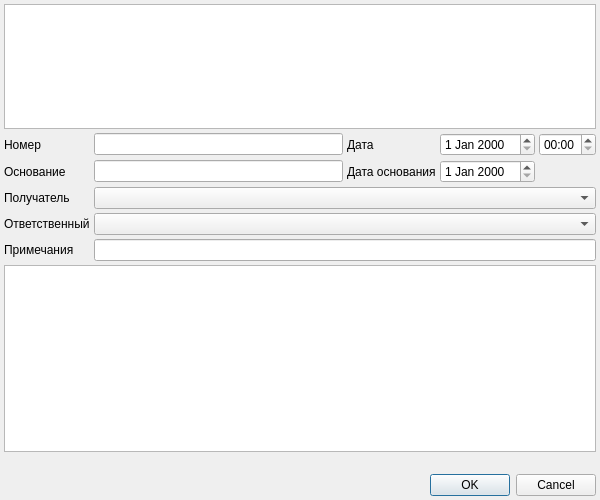
<?xml version="1.0" encoding="UTF-8"?>
<ui version="4.0">
 <class>ClientRefundInvoiceDialog</class>
 <widget class="QDialog" name="ClientRefundInvoiceDialog">
  <property name="geometry">
   <rect>
    <x>0</x>
    <y>0</y>
    <width>600</width>
    <height>500</height>
   </rect>
  </property>
  <property name="windowTitle">
   <string>Накладная на возврат ЛСиИМН от пациента</string>
  </property>
  <layout class="QGridLayout" name="gridLayout">
   <property name="margin">
    <number>4</number>
   </property>
   <property name="spacing">
    <number>4</number>
   </property>
   <item row="0" column="0" colspan="5">
    <widget class="CTextBrowser" name="txtClientInfoBrowser">
     <property name="sizePolicy">
      <sizepolicy hsizetype="Expanding" vsizetype="Preferred">
       <horstretch>0</horstretch>
       <verstretch>0</verstretch>
      </sizepolicy>
     </property>
     <property name="minimumSize">
      <size>
       <width>0</width>
       <height>100</height>
      </size>
     </property>
     <property name="maximumSize">
      <size>
       <width>16777215</width>
       <height>130</height>
      </size>
     </property>
     <property name="focusPolicy">
      <enum>Qt::ClickFocus</enum>
     </property>
     <property name="whatsThis">
      <string>Описание пациента</string>
     </property>
     <property name="html">
      <string>&lt;!DOCTYPE HTML PUBLIC &quot;-//W3C//DTD HTML 4.0//EN&quot; &quot;http://www.w3.org/TR/REC-html40/strict.dtd&quot;&gt;
&lt;html&gt;&lt;head&gt;&lt;meta name=&quot;qrichtext&quot; content=&quot;1&quot; /&gt;&lt;style type=&quot;text/css&quot;&gt;
p, li { white-space: pre-wrap; }
&lt;/style&gt;&lt;/head&gt;&lt;body style=&quot; font-family:'Liberation Sans'; font-size:9pt; font-weight:400; font-style:normal;&quot;&gt;
&lt;p style=&quot;-qt-paragraph-type:empty; margin-top:0px; margin-bottom:0px; margin-left:0px; margin-right:0px; -qt-block-indent:0; text-indent:0px; font-family:'MS Shell Dlg 2'; font-size:8pt;&quot;&gt;&lt;br /&gt;&lt;/p&gt;&lt;/body&gt;&lt;/html&gt;</string>
     </property>
    </widget>
   </item>
   <item row="1" column="0">
    <widget class="QLabel" name="lblNumber">
     <property name="text">
      <string>Номер</string>
     </property>
     <property name="buddy">
      <cstring>edtNumber</cstring>
     </property>
    </widget>
   </item>
   <item row="1" column="1">
    <widget class="QLineEdit" name="edtNumber"/>
   </item>
   <item row="1" column="2">
    <widget class="QLabel" name="lblDate">
     <property name="sizePolicy">
      <sizepolicy hsizetype="Maximum" vsizetype="Preferred">
       <horstretch>0</horstretch>
       <verstretch>0</verstretch>
      </sizepolicy>
     </property>
     <property name="text">
      <string>Дата</string>
     </property>
     <property name="buddy">
      <cstring>edtDate</cstring>
     </property>
    </widget>
   </item>
   <item row="1" column="3">
    <widget class="CDateEdit" name="edtDate">
     <property name="sizePolicy">
      <sizepolicy hsizetype="Maximum" vsizetype="Fixed">
       <horstretch>0</horstretch>
       <verstretch>0</verstretch>
      </sizepolicy>
     </property>
    </widget>
   </item>
   <item row="1" column="4">
    <widget class="QTimeEdit" name="edtTime">
     <property name="sizePolicy">
      <sizepolicy hsizetype="Maximum" vsizetype="Fixed">
       <horstretch>0</horstretch>
       <verstretch>0</verstretch>
      </sizepolicy>
     </property>
     <property name="displayFormat">
      <string>HH:mm</string>
     </property>
    </widget>
   </item>
   <item row="2" column="0">
    <widget class="QLabel" name="lblReason">
     <property name="text">
      <string>Основание</string>
     </property>
     <property name="buddy">
      <cstring>edtReason</cstring>
     </property>
    </widget>
   </item>
   <item row="2" column="1">
    <widget class="QLineEdit" name="edtReason"/>
   </item>
   <item row="2" column="2">
    <widget class="QLabel" name="lblReasonDate">
     <property name="sizePolicy">
      <sizepolicy hsizetype="Maximum" vsizetype="Preferred">
       <horstretch>0</horstretch>
       <verstretch>0</verstretch>
      </sizepolicy>
     </property>
     <property name="text">
      <string>Дата основания</string>
     </property>
     <property name="buddy">
      <cstring>edtReasonDate</cstring>
     </property>
    </widget>
   </item>
   <item row="2" column="3">
    <widget class="CDateEdit" name="edtReasonDate">
     <property name="sizePolicy">
      <sizepolicy hsizetype="Maximum" vsizetype="Fixed">
       <horstretch>0</horstretch>
       <verstretch>0</verstretch>
      </sizepolicy>
     </property>
    </widget>
   </item>
   <item row="3" column="0">
    <widget class="QLabel" name="lblReceiver">
     <property name="sizePolicy">
      <sizepolicy hsizetype="Maximum" vsizetype="Preferred">
       <horstretch>0</horstretch>
       <verstretch>0</verstretch>
      </sizepolicy>
     </property>
     <property name="text">
      <string>Получатель</string>
     </property>
     <property name="buddy">
      <cstring>cmbReceiver</cstring>
     </property>
    </widget>
   </item>
   <item row="4" column="0">
    <widget class="QLabel" name="lblReceiverPerson">
     <property name="text">
      <string>Ответственный</string>
     </property>
     <property name="buddy">
      <cstring>cmbReceiverPerson</cstring>
     </property>
    </widget>
   </item>
   <item row="5" column="0">
    <widget class="QLabel" name="lblNote">
     <property name="text">
      <string>Примечания</string>
     </property>
     <property name="buddy">
      <cstring>edtNote</cstring>
     </property>
    </widget>
   </item>
   <item row="6" column="0" colspan="5">
    <widget class="CInDocTableView" name="tblItems">
     <property name="sizePolicy">
      <sizepolicy hsizetype="Preferred" vsizetype="Expanding">
       <horstretch>0</horstretch>
       <verstretch>0</verstretch>
      </sizepolicy>
     </property>
    </widget>
   </item>
   <item row="5" column="1" colspan="4">
    <widget class="QLineEdit" name="edtNote"/>
   </item>
   <item row="4" column="1" colspan="4">
    <widget class="CPersonComboBoxEx" name="cmbReceiverPerson">
     <property name="sizePolicy">
      <sizepolicy hsizetype="Expanding" vsizetype="Fixed">
       <horstretch>0</horstretch>
       <verstretch>0</verstretch>
      </sizepolicy>
     </property>
    </widget>
   </item>
   <item row="3" column="1" colspan="4">
    <widget class="CStorageComboBox" name="cmbReceiver">
     <property name="sizePolicy">
      <sizepolicy hsizetype="Expanding" vsizetype="Fixed">
       <horstretch>0</horstretch>
       <verstretch>0</verstretch>
      </sizepolicy>
     </property>
    </widget>
   </item>
   <item row="7" column="0" colspan="5">
    <widget class="QLabel" name="lblSummaryInfo">
     <property name="text">
      <string/>
     </property>
    </widget>
   </item>
   <item row="8" column="0" colspan="5">
    <widget class="QDialogButtonBox" name="buttonBox">
     <property name="orientation">
      <enum>Qt::Horizontal</enum>
     </property>
     <property name="standardButtons">
      <set>QDialogButtonBox::Cancel|QDialogButtonBox::Ok</set>
     </property>
    </widget>
   </item>
  </layout>
  <zorder>txtClientInfoBrowser</zorder>
  <zorder>lblSummaryInfo</zorder>
  <zorder>buttonBox</zorder>
  <zorder>tblItems</zorder>
  <zorder>lblNumber</zorder>
  <zorder>lblReceiverPerson</zorder>
  <zorder>edtDate</zorder>
  <zorder>lblNote</zorder>
  <zorder>edtReason</zorder>
  <zorder>cmbReceiverPerson</zorder>
  <zorder>edtNote</zorder>
  <zorder>edtNumber</zorder>
  <zorder>lblDate</zorder>
  <zorder>edtReasonDate</zorder>
  <zorder>lblReason</zorder>
  <zorder>lblReceiver</zorder>
  <zorder>cmbReceiver</zorder>
  <zorder>edtTime</zorder>
  <zorder>lblReasonDate</zorder>
  <zorder>lblNumber</zorder>
  <zorder>lblReceiverPerson</zorder>
  <zorder>edtDate</zorder>
  <zorder>tblItems</zorder>
  <zorder>lblNote</zorder>
  <zorder>edtReason</zorder>
  <zorder>cmbReceiverPerson</zorder>
  <zorder>edtNote</zorder>
  <zorder>edtNumber</zorder>
  <zorder>lblDate</zorder>
  <zorder>edtReasonDate</zorder>
  <zorder>lblReason</zorder>
  <zorder>lblReceiver</zorder>
  <zorder>cmbReceiver</zorder>
  <zorder>edtTime</zorder>
  <zorder>lblReasonDate</zorder>
 </widget>
 <customwidgets>
  <customwidget>
   <class>CDateEdit</class>
   <extends>QDateEdit</extends>
   <header>library/DateEdit</header>
  </customwidget>
  <customwidget>
   <class>CInDocTableView</class>
   <extends>QTableView</extends>
   <header>library/InDocTable.h</header>
  </customwidget>
  <customwidget>
   <class>CPersonComboBoxEx</class>
   <extends>QComboBox</extends>
   <header>Orgs/PersonComboBoxEx.h</header>
  </customwidget>
  <customwidget>
   <class>CTextBrowser</class>
   <extends>QTextBrowser</extends>
   <header>library/TextBrowser.h</header>
  </customwidget>
  <customwidget>
   <class>CStorageComboBox</class>
   <extends>QComboBox</extends>
   <header>Orgs/OrgStructComboBoxes.h</header>
  </customwidget>
 </customwidgets>
 <tabstops>
  <tabstop>edtNumber</tabstop>
  <tabstop>edtDate</tabstop>
  <tabstop>edtTime</tabstop>
  <tabstop>edtReason</tabstop>
  <tabstop>edtReasonDate</tabstop>
  <tabstop>cmbReceiver</tabstop>
  <tabstop>cmbReceiverPerson</tabstop>
  <tabstop>edtNote</tabstop>
  <tabstop>tblItems</tabstop>
  <tabstop>buttonBox</tabstop>
 </tabstops>
 <resources/>
 <connections>
  <connection>
   <sender>buttonBox</sender>
   <signal>accepted()</signal>
   <receiver>ClientRefundInvoiceDialog</receiver>
   <slot>accept()</slot>
   <hints>
    <hint type="sourcelabel">
     <x>262</x>
     <y>540</y>
    </hint>
    <hint type="destinationlabel">
     <x>157</x>
     <y>274</y>
    </hint>
   </hints>
  </connection>
  <connection>
   <sender>buttonBox</sender>
   <signal>rejected()</signal>
   <receiver>ClientRefundInvoiceDialog</receiver>
   <slot>reject()</slot>
   <hints>
    <hint type="sourcelabel">
     <x>330</x>
     <y>540</y>
    </hint>
    <hint type="destinationlabel">
     <x>286</x>
     <y>274</y>
    </hint>
   </hints>
  </connection>
 </connections>
</ui>
